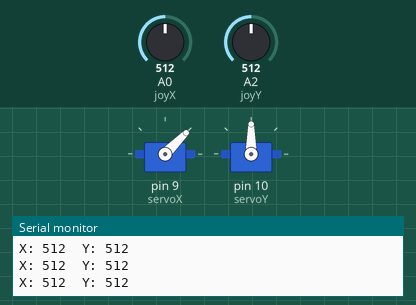
Simulated run of this sketch. Board: Arduino Uno, built with avr-gcc and run on an emulated ATmega328P. On the bench: 2 × servo, the last lines printed to the serial monitor. The test bench sets the inputs (shaded band); at power-on: A0 (joyX) = 512, A2 (joyY) = 512.

Above: at 1.2 s.
1.3 s: A0 (joyX) set to 109
At 1.6 s:
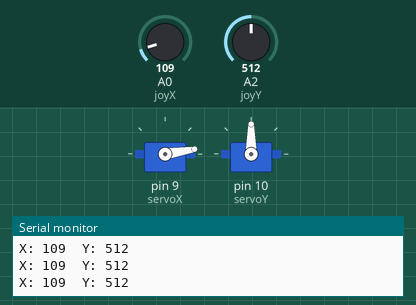
2.8 s: A0 (joyX) set to 90
At 3.8 s:
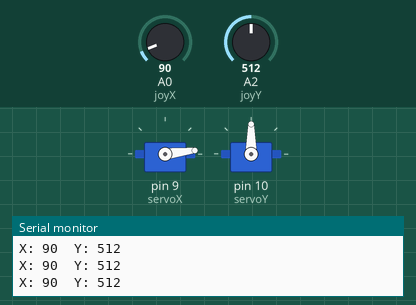
5.8 s: A2 (joyY) set to 716
At 6.9 s:
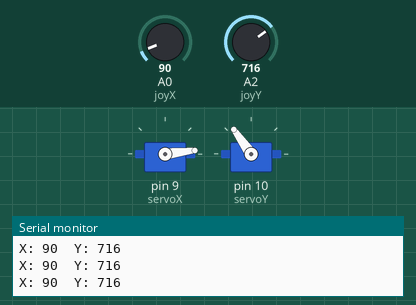
7.3 s: A2 (joyY) set to 988
At 8.2 s:
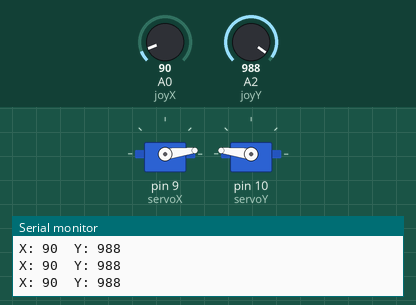
8.8 s: A2 (joyY) set to 1011
At 9.4 s:
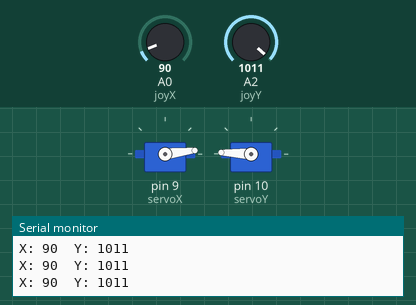
10.3 s: A0 (joyX) set to 306
At 11.7 s:
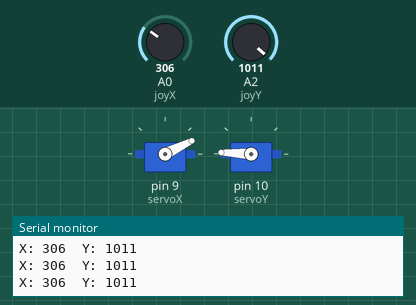
Timing chart, 0 to 12.8 s (numbered marks = the images above; inputs shaded):
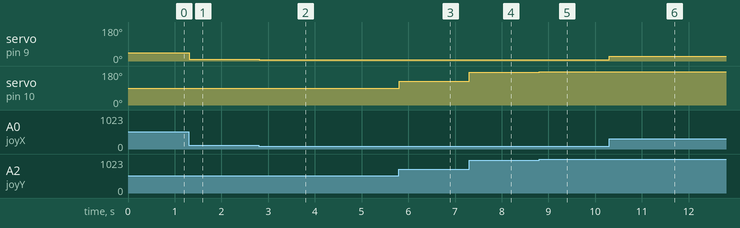

The sketch:

Joystick_Ctrl_Servo.ino
```cpp
#include <Servo.h>

Servo servoX;
Servo servoY;

int joyX = A0;
int joyY = A2;

void setup() {
  servoX.attach(9);   // Servo for X axis (0 – 90deg)
  servoY.attach(10);  // Servo for Y axis (0 – 180deg)

  Serial.begin(9600);
}

void loop() {
  int xVal = analogRead(joyX);   // 0–1023
  int yVal = analogRead(joyY);   // 0–1023

  // Map joystick values to servo angles
  int angleX = map(xVal, 0, 1023, 0, 90);
  int angleY = map(yVal, 0, 1023, 0, 180);

  servoX.write(angleX);
  servoY.write(angleY);

  // Serial.print("X Angle: ");
  // Serial.print(angleX);
  // Serial.print(" | Y Angle: ");
  // Serial.println(angleY);

  Serial.print("X: ");
  Serial.print(xVal);
  Serial.print("  Y: ");
  Serial.println(yVal);

  delay(15);
}
```

Measured:
- after the input at 1.3 s, servo on pin 9 (servoX): 45° → 9° at once
- after the input at 2.8 s, servo on pin 9 (servoX): 9° → 7° at once
- after the input at 5.8 s, servo on pin 10 (servoY): 90° → 125° at once
- after the input at 7.3 s, servo on pin 10 (servoY): 125° → 173° at once
- after the input at 8.8 s, servo on pin 10 (servoY): 173° → 177° at once
- after the input at 10.3 s, servo on pin 9 (servoX): 7° → 26° at once
